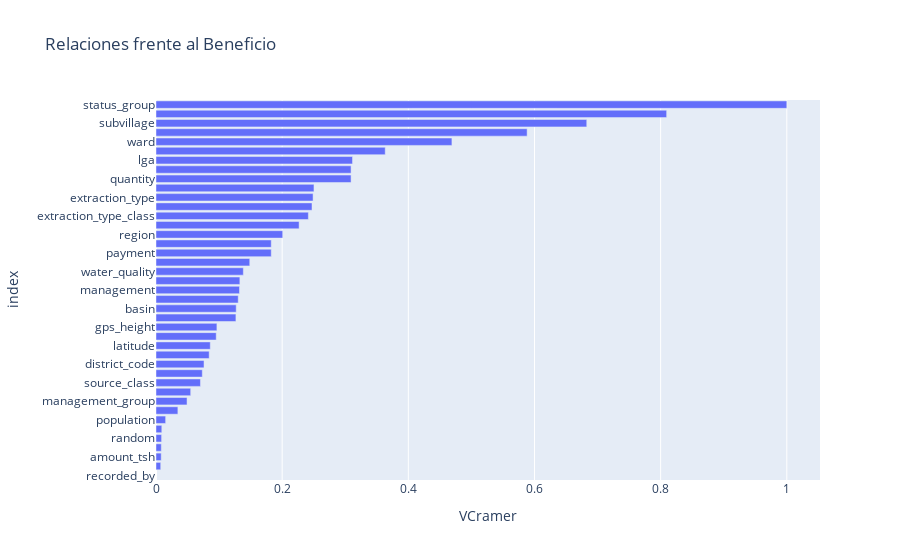

Here is the notebook cell this chart was saved with:
### Code cell
df["random"] = np.random.uniform(0,1, size=df.shape[0])
df["random2"] = np.random.uniform(0,1, size=df.shape[0])
a_sacar = ["date_recorded","funder"]
tablaCramer = pd.DataFrame(df.drop(a_sacar,axis=1).apply(lambda x: jd.cramers_v(x, df.status_group)),columns=['VCramer'])

px.bar(tablaCramer,x=tablaCramer.VCramer,title='Relaciones frente al Beneficio').update_yaxes(categoryorder="total ascending")

### Figure 1 — Plotly figure (JSON) as saved in the notebook; plotly's stock layout.template omitted (floating-point values rounded to 4 significant figures)
{"data": [{"alignmentgroup": "True", "hovertemplate": "VCramer=%{x}<br>index=%{y}<extra></extra>", "legendgroup": "", "marker": {"color": "#636efa", "pattern": {"shape": ""}}, "name": "", "offsetgroup": "", "orientation": "h", "showlegend": false, "textposition": "auto", "type": "bar", "x": [0.009194, 0.008245, 0.09656, 0.3634, 0.09549, 0.08603, 0.8095, 0.007482, 0.1272, 0.6829, 0.2009, 0.0843, 0.07612, 0.3115, 0.4691, 0.01528, 0.07342, null, 0.1304, 0.5883, 0.03469, 0.05499, 0.249, 0.2473, 0.2415, 0.1324, 0.04921, 0.1827, 0.1827, 0.1385, 0.133, 0.3092, 0.3092, 0.1486, 0.1267, 0.07049, 0.2504, 0.2269, 1, 0.008885, 0.008416], "xaxis": "x", "y": ["id", "amount_tsh", "gps_height", "installer", "longitude", "latitude", "wpt_name", "num_private", "basin", "subvillage", "region", "region_code", "district_code", "lga", "ward", "population", "public_meeting", "recorded_by", "scheme_management", "scheme_name", "permit", "construction_year", "extraction_type", "extraction_type_group", "extraction_type_class", "management", "management_group", "payment", "payment_type", "water_quality", "quality_group", "quantity", "quantity_group", "source", "source_type", "source_class", "waterpoint_type", "waterpoint_type_group", "status_group", "random", "random2"], "yaxis": "y"}], "layout": {"barmode": "relative", "legend": {"tracegroupgap": 0}, "title": {"text": "Relaciones frente al Beneficio"}, "xaxis": {"anchor": "y", "domain": [0, 1], "title": {"text": "VCramer"}}, "yaxis": {"anchor": "x", "categoryorder": "total ascending", "domain": [0, 1], "title": {"text": "index"}}}}
